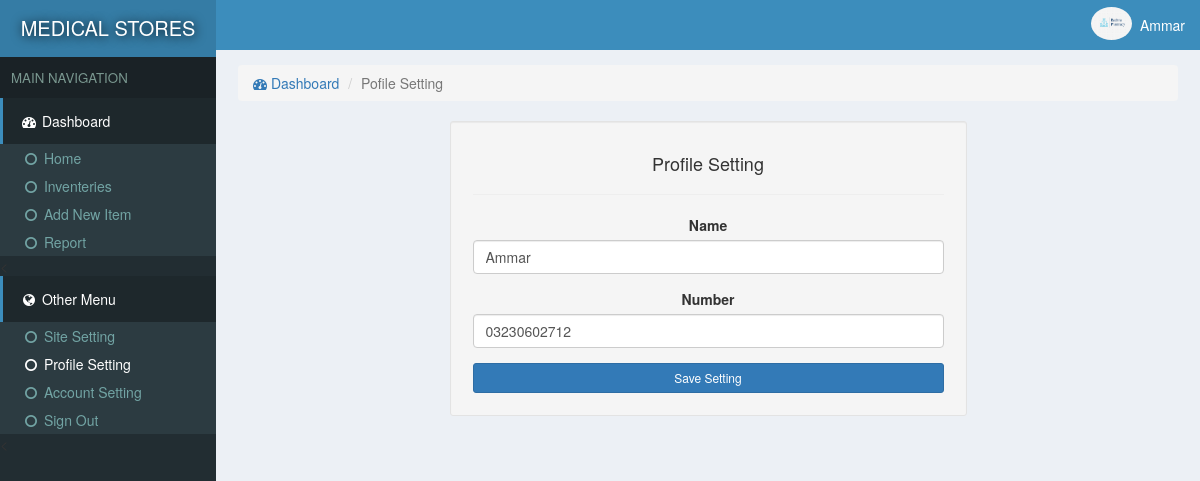
/medical/profile.php (signed in), run on the app's committed database.
### tables this page shows
CREATE TABLE `site` (
  `id` int(11) NOT NULL,
  `title` varchar(222) NOT NULL,
  `name` varchar(222) NOT NULL
);

CREATE TABLE `users` (
  `id` int(11) NOT NULL,
  `email` varchar(222) NOT NULL,
  `password` varchar(222) NOT NULL,
  `name` varchar(222) NOT NULL,
  `pic` varchar(222) NOT NULL,
  `number` varchar(222) NOT NULL,
  `date` timestamp NOT NULL DEFAULT current_timestamp()
);

### medical/assets/function.php (called while the page is built, shortened)
<?php
function siteName()
{
	global $con;
	$array = $con->query("select * from site where id='1'");
	$row = $array->fetch_assoc();
	return $row['name'];
}
 ?>

### medical/assets/db.php (called while the page is built, shortened)
<?php
    $con = new mysqli('localhost','root','','store');
    $array = $con->query("select * from users where id ='$_SESSION[userId]'");
    $user = $array->fetch_assoc();
?>

### medical/profile.php (the view, shortened to what this page needs)
<?php require "assets/function.php" ?>
<?php require 'assets/db.php';?>
<!DOCTYPE html>
<html>
<head>
  <?php require "assets/autoloader.php" ?>
</head>
<body style="background: #ECF0F5;padding:0;margin:0">
<div class="dashboard" style="position: fixed;width: 18%;height: 100%;background:#222D32">
  <div style="background:#357CA5;padding: 14px 3px;color:white;font-size: 15pt;text-align: center;text-shadow: 1px 1px 11px black">
    <a href="index.php" style="color: white;text-decoration: none;"><?php echo strtoupper(siteName()); ?> </a>
  </div>
  <div style="background: #1A2226;font-size: 10pt;padding: 11px;color: #79978F">MAIN NAVIGATION</div>
  <div>
    <div style="background:#1E282C;color: white;padding: 13px 17px;border-left: 3px solid #3C8DBC;"><span><i class="fa fa-dashboard fa-fw"></i> Dashboard</span></div>
    <div class="item">
      <ul class="nostyle zero">
        <a href="index.php"><li ><i class="fa fa-circle-o fa-fw"></i> Home</li></a>
        <a href="inventeries.php"><li><i class="fa fa-circle-o fa-fw"></i> Inventeries</li></a>
       <a href="addnew.php"><li ><i class="fa fa-circle-o fa-fw"></i> Add New Item</li></a>
        <a href="reports.php"><li><i class="fa fa-circle-o fa-fw"></i> Report</li></a>
      </ul><
    </div>
  </div>
  <div style="background:#1E282C;color: white;padding: 13px 17px;border-left: 3px solid #3C8DBC;"><span><i class="fa fa-globe fa-fw"></i> Other Menu</span></div>
  <div class="item">
      <ul class="nostyle zero">
        <a href="sitesetting.php"><li ><i class="fa fa-circle-o fa-fw"></i> Site Setting</li></a>
       <a href="profile.php"><li style="color: white"><i class="fa fa-circle-o fa-fw"></i> Profile Setting</li></a>
        <a href="accountSetting.php"><li><i class="fa fa-circle-o fa-fw"></i> Account Setting</li></a>
        <a href="logout.php"><li><i class="fa fa-circle-o fa-fw"></i> Sign Out</li></a>
      </ul><
    </div>
</div>
<div class="marginLeft" >
  <div style="color:white;background:#3C8DBC" >
    <div class="pull-right flex rightAccount" style="padding-right: 11px;padding: 7px;">
      <div><img src="photo/<?php echo $user['pic'] ?>" style='width: 41px;height: 33px;' class='img-circle'></div>
      <div style="padding: 8px"><?php echo ucfirst($user['name']) ?></div>
    </div>
  </div>
  <div class="content2">
<ol class="breadcrumb ">
        <li><a href="index.php"><i class="fa fa-dashboard"></i> Dashboard</a></li>
        <li class="active">Pofile Setting</li>
    </ol>
    <div style="width: 55%;margin: auto;padding: 22px;" class="well well-sm center">
      <h4>Profile Setting</h4><hr>
      <form method="POST">
         <div class="form-group">
            <label for="some" class="col-form-label">Name</label>
            <input type="text" name="name" class="form-control" value="<?php echo $user['name'] ?>" id="some" required>
          </div>
          <div class="form-group">
            <label for="some" class="col-form-label">Number</label>
            <input type="text" name="number" value="<?php echo $user['number'] ?>" class="form-control" id="some"  required>
          </div>
          <div class="center">
            <button class="btn btn-primary btn-sm btn-block" name="saveSetting">Save Setting</button>
          </div>
        </form>
    </div>
</div>
</body>
</html>

### data on the page
site: name "MEDICAL STORES"
users: pic (picture), name "Ammar", number "03230602712"
